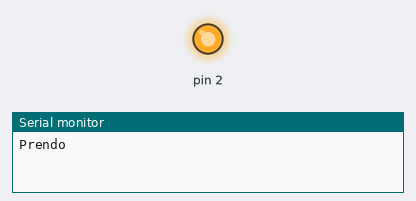
The sketch below on a simulated Arduino Uno, built with avr-gcc and run on an emulated ATmega328P. Parts: output pins drawn as LEDs (lit = HIGH), the last lines printed to the serial monitor.

Above: at 0.7 s.
At 5.2 s:
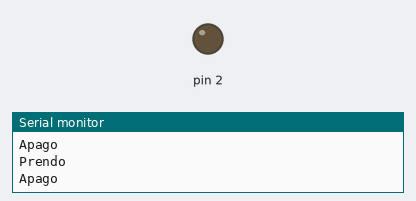
Timing chart, 0 to 6.9 s (numbered marks = the images above):
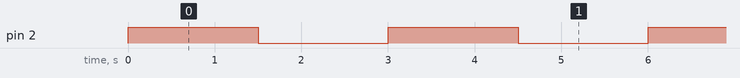

The sketch:

oooop.ino
```cpp
void setup() {
  pinMode(2, OUTPUT);
Serial.begin(9600);
}

void loop() {
  Serial.println("Prendo");
  digitalWrite(2, HIGH);
  delay(1500);
  Serial.println("Apago");
  digitalWrite(2, LOW);
  delay(1500);
}
```

Measured:
- by itself, pin 2: alternates HIGH for 1.5 s and LOW for 1.5 s
